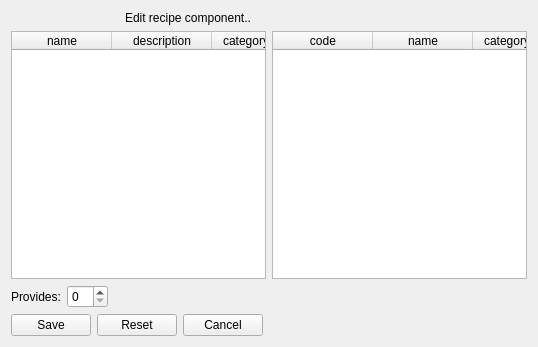
<?xml version="1.0" encoding="UTF-8"?>
<ui version="4.0">
 <class>recipe_component_edit_form</class>
 <widget class="QWidget" name="recipe_component_edit_form">
  <property name="geometry">
   <rect>
    <x>0</x>
    <y>0</y>
    <width>538</width>
    <height>347</height>
   </rect>
  </property>
  <property name="windowTitle">
   <string>Edit recipe component</string>
  </property>
  <property name="action" stdset="0">
   <string>RecipeComponentRequest RecipeComponent {recipe_id={id}; component_id={component_id}; quantity{{quantity}}; link{{link}}}</string>
  </property>
  <layout class="QGridLayout" name="gridLayout">
   <item row="5" column="0">
    <layout class="QHBoxLayout" name="horizontalLayout">
     <item>
      <widget class="QPushButton" name="link">
       <property name="text">
        <string>Save</string>
       </property>
       <property name="form" stdset="0">
        <string notr="true">_CLOSE_</string>
       </property>
       <property name="action" stdset="0">
        <string>createRecipeComponent RecipeComponent {recipe_id={main.id}; component_id={main.component_id}}</string>
       </property>
      </widget>
     </item>
     <item>
      <widget class="QPushButton" name="pushButton">
       <property name="text">
        <string>Reset</string>
       </property>
       <property name="form" stdset="0">
        <string>recipe_component_edit?id={main.id}&amp;component_id={main.component_id}</string>
       </property>
      </widget>
     </item>
     <item>
      <widget class="QPushButton" name="cancel">
       <property name="text">
        <string>Cancel</string>
       </property>
       <property name="form" stdset="0">
        <string notr="true">_CLOSE_</string>
       </property>
      </widget>
     </item>
     <item>
      <spacer name="horizontalSpacer">
       <property name="orientation">
        <enum>Qt::Horizontal</enum>
       </property>
       <property name="sizeHint" stdset="0">
        <size>
         <width>40</width>
         <height>20</height>
        </size>
       </property>
      </spacer>
     </item>
    </layout>
   </item>
   <item row="0" column="0">
    <layout class="QHBoxLayout" name="horizontalLayout_2">
     <item>
      <widget class="QLabel" name="label_2">
       <property name="maximumSize">
        <size>
         <width>32</width>
         <height>32</height>
        </size>
       </property>
       <property name="text">
        <string/>
       </property>
      </widget>
     </item>
     <item>
      <widget class="QLabel" name="label_3">
       <property name="maximumSize">
        <size>
         <width>32</width>
         <height>32</height>
        </size>
       </property>
       <property name="text">
        <string/>
       </property>
       <property name="pixmap">
        <pixmap resource="../qtclient.qrc">:/images/link_edit.png</pixmap>
       </property>
      </widget>
     </item>
     <item>
      <widget class="QLabel" name="label_4">
       <property name="maximumSize">
        <size>
         <width>32</width>
         <height>32</height>
        </size>
       </property>
       <property name="text">
        <string/>
       </property>
       <property name="pixmap">
        <pixmap resource="../qtclient.qrc">:/images/bricks.png</pixmap>
       </property>
      </widget>
     </item>
     <item>
      <widget class="QLabel" name="label">
       <property name="text">
        <string>Edit recipe component..</string>
       </property>
      </widget>
     </item>
    </layout>
   </item>
   <item row="2" column="0">
    <layout class="QGridLayout" name="gridLayout_2">
     <item row="0" column="1">
      <widget class="QTableWidget" name="component">
       <property name="horizontalScrollBarPolicy">
        <enum>Qt::ScrollBarAlwaysOff</enum>
       </property>
       <property name="alternatingRowColors">
        <bool>true</bool>
       </property>
       <property name="selectionMode">
        <enum>QAbstractItemView::SingleSelection</enum>
       </property>
       <property name="selectionBehavior">
        <enum>QAbstractItemView::SelectRows</enum>
       </property>
       <property name="showGrid">
        <bool>true</bool>
       </property>
       <property name="gridStyle">
        <enum>Qt::DotLine</enum>
       </property>
       <property name="sortingEnabled">
        <bool>true</bool>
       </property>
       <property name="action" stdset="0">
        <string notr="true">ComponentListRequest component {}</string>
       </property>
       <property name="synonym:component">
        <string notr="true">row</string>
       </property>
       <attribute name="horizontalHeaderShowSortIndicator" stdset="0">
        <bool>true</bool>
       </attribute>
       <attribute name="verticalHeaderStretchLastSection">
        <bool>false</bool>
       </attribute>
       <column>
        <property name="text">
         <string>code</string>
        </property>
       </column>
       <column>
        <property name="text">
         <string>name</string>
        </property>
       </column>
       <column>
        <property name="text">
         <string>categoryName</string>
        </property>
       </column>
       <column>
        <property name="text">
         <string>manufacturerName</string>
        </property>
       </column>
       <column>
        <property name="text">
         <string>mfgCode</string>
        </property>
       </column>
       <column>
        <property name="text">
         <string>webPage</string>
        </property>
       </column>
       <column>
        <property name="text">
         <string>description</string>
        </property>
       </column>
       <column>
        <property name="text">
         <string>price</string>
        </property>
       </column>
      </widget>
     </item>
     <item row="2" column="0">
      <layout class="QHBoxLayout" name="horizontalLayout_3"/>
     </item>
     <item row="0" column="0">
      <widget class="QTableWidget" name="recipe">
       <property name="horizontalScrollBarPolicy">
        <enum>Qt::ScrollBarAlwaysOff</enum>
       </property>
       <property name="alternatingRowColors">
        <bool>true</bool>
       </property>
       <property name="selectionMode">
        <enum>QAbstractItemView::SingleSelection</enum>
       </property>
       <property name="selectionBehavior">
        <enum>QAbstractItemView::SelectRows</enum>
       </property>
       <property name="showGrid">
        <bool>true</bool>
       </property>
       <property name="gridStyle">
        <enum>Qt::DotLine</enum>
       </property>
       <property name="sortingEnabled">
        <bool>true</bool>
       </property>
       <property name="action" stdset="0">
        <string notr="true">RecipeListRequest recipe {}</string>
       </property>
       <property name="synonym:recipe">
        <string notr="true">row</string>
       </property>
       <attribute name="horizontalHeaderShowSortIndicator" stdset="0">
        <bool>true</bool>
       </attribute>
       <attribute name="verticalHeaderStretchLastSection">
        <bool>false</bool>
       </attribute>
       <column>
        <property name="text">
         <string>name</string>
        </property>
       </column>
       <column>
        <property name="text">
         <string>description</string>
        </property>
       </column>
       <column>
        <property name="text">
         <string>categoryName</string>
        </property>
       </column>
       <column>
        <property name="text">
         <string>creationDate</string>
        </property>
       </column>
       <column>
        <property name="text">
         <string>comment</string>
        </property>
       </column>
      </widget>
     </item>
    </layout>
   </item>
   <item row="3" column="0">
    <layout class="QFormLayout" name="formLayout">
     <property name="fieldGrowthPolicy">
      <enum>QFormLayout::AllNonFixedFieldsGrow</enum>
     </property>
     <item row="1" column="0">
      <widget class="QLabel" name="label_requires">
       <property name="text">
        <string>Provides:</string>
       </property>
      </widget>
     </item>
     <item row="1" column="1">
      <layout class="QHBoxLayout" name="horizontalLayout_5">
       <item>
        <widget class="QSpinBox" name="quantity"/>
       </item>
       <item>
        <spacer name="horizontalSpacer_2">
         <property name="orientation">
          <enum>Qt::Horizontal</enum>
         </property>
         <property name="sizeHint" stdset="0">
          <size>
           <width>40</width>
           <height>20</height>
          </size>
         </property>
        </spacer>
       </item>
      </layout>
     </item>
    </layout>
   </item>
  </layout>
 </widget>
 <tabstops>
  <tabstop>recipe</tabstop>
  <tabstop>component</tabstop>
  <tabstop>quantity</tabstop>
  <tabstop>link</tabstop>
  <tabstop>pushButton</tabstop>
  <tabstop>cancel</tabstop>
 </tabstops>
 <resources>
  <include location="../qtclient.qrc"/>
  <include location="../qtclient.qrc"/>
 </resources>
 <connections/>
</ui>
